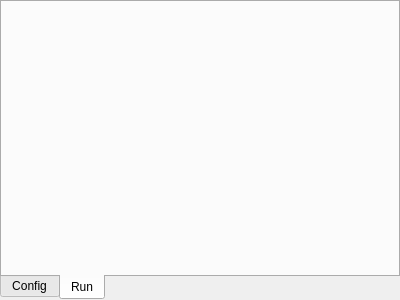
<?xml version="1.0" encoding="UTF-8"?>
<ui version="4.0">
 <class>Dialog</class>
 <widget class="QDialog" name="Dialog">
  <property name="geometry">
   <rect>
    <x>0</x>
    <y>0</y>
    <width>400</width>
    <height>300</height>
   </rect>
  </property>
  <property name="windowTitle">
   <string>Dialog</string>
  </property>
  <property name="styleSheet">
   <string notr="true"/>
  </property>
  <layout class="QVBoxLayout" name="verticalLayout">
   <property name="margin">
    <number>0</number>
   </property>
   <item>
    <widget class="QWidget" name="widget_5" native="true">
     <property name="sizePolicy">
      <sizepolicy hsizetype="Preferred" vsizetype="Preferred">
       <horstretch>0</horstretch>
       <verstretch>0</verstretch>
      </sizepolicy>
     </property>
     <layout class="QGridLayout" name="gridLayout_5">
      <property name="margin">
       <number>0</number>
      </property>
      <item row="0" column="0">
       <widget class="QTabWidget" name="tabWidget">
        <property name="tabPosition">
         <enum>QTabWidget::South</enum>
        </property>
        <property name="currentIndex">
         <number>1</number>
        </property>
        <widget class="QWidget" name="configTab">
         <attribute name="icon">
          <iconset resource="../../../../docs/images/icons/icons.qrc">
           <normaloff>:/mini/mini/application_view_list.png</normaloff>:/mini/mini/application_view_list.png</iconset>
         </attribute>
         <attribute name="title">
          <string>Config</string>
         </attribute>
        </widget>
        <widget class="QWidget" name="runTab">
         <attribute name="icon">
          <iconset resource="../../../../docs/images/icons/icons.qrc">
           <normaloff>:/mini/mini/monitor_go.png</normaloff>
           <disabledoff>:/mini/mini/monitor_delete.png</disabledoff>
           <disabledon>:/mini/mini/monitor_delete.png</disabledon>:/mini/mini/monitor_go.png</iconset>
         </attribute>
         <attribute name="title">
          <string>Run</string>
         </attribute>
        </widget>
       </widget>
      </item>
     </layout>
    </widget>
   </item>
  </layout>
 </widget>
 <resources>
  <include location="../../../../docs/images/icons/icons.qrc"/>
 </resources>
 <connections/>
</ui>
